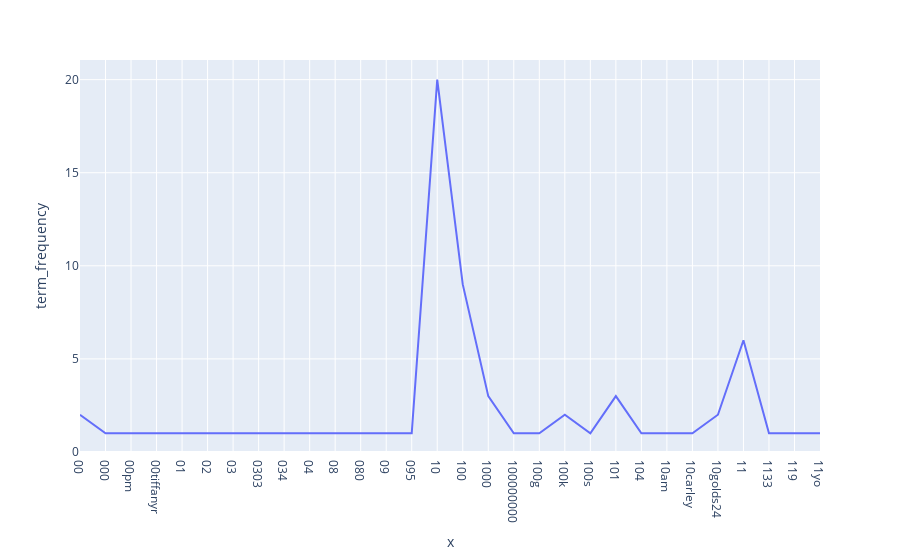

Write notebook code for a chart like this one.
### Markdown cell above
Train Dataset: Top 30 Words Frequency

### Code cell
df = pd.DataFrame(train_term_frequencies[:30])
tf = pd.DataFrame((df).values,index=train_count_vect.get_feature_names_out()[:30], columns={"term_frequency"})
fig = px.line(tf, y="term_frequency", x=train_count_vect.get_feature_names_out()[:30])
fig.show()

### Figure 1 — Plotly figure (JSON) as saved in the notebook; plotly's stock layout.template omitted (floating-point values rounded to 4 significant figures)
{"data": [{"hovertemplate": "x=%{x}<br>term_frequency=%{y}<extra></extra>", "legendgroup": "", "line": {"color": "#636efa", "dash": "solid"}, "marker": {"symbol": "circle"}, "mode": "lines", "name": "", "orientation": "v", "showlegend": false, "type": "scatter", "x": ["00", "000", "00pm", "00tiffanyr", "01", "02", "03", "0303", "034", "04", "08", "080", "09", "095", "10", "100", "1000", "100000000", "100g", "100k", "100s", "101", "104", "10am", "10carley", "10golds24", "11", "1133", "119", "11yo"], "xaxis": "x", "y": [2, 1, 1, 1, 1, 1, 1, 1, 1, 1, 1, 1, 1, 1, 20, 9, 3, 1, 1, 2, 1, 3, 1, 1, 1, 2, 6, 1, 1, 1], "yaxis": "y"}], "layout": {"legend": {"tracegroupgap": 0}, "margin": {"t": 60}, "xaxis": {"anchor": "y", "domain": [0, 1], "title": {"text": "x"}}, "yaxis": {"anchor": "x", "domain": [0, 1], "title": {"text": "term_frequency"}}}}
